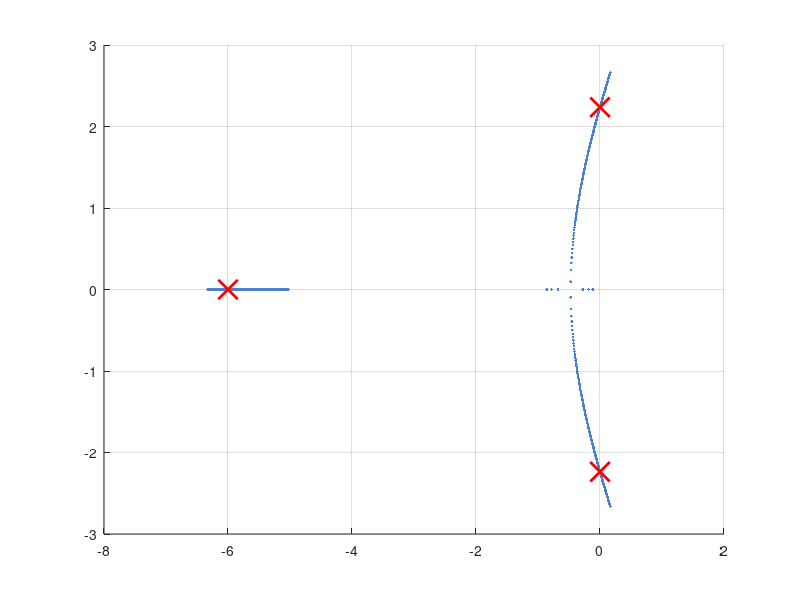

MATLAB code to generate this figure: (Note: this script raises an error after producing the figure.)
%% 5주차 과제 — 안정도와 정상상태 오차
% **제어시스템설계** · 충남대학교 자율운항시스템공학과
%
% 문제는 **세 개**입니다.
%
% - **1. 몸풀기** (쉬움 · 수업 중 10분 · 30점) — 임계이득 손으로 구하기
% - **2. 기본** (중간 · 40분 · 70점) — 시스템 타입과 오차 구하기
% - **3. 도전** (선택 · 가산점 10점) — 오차를 없애면 무엇을 잃는가
%
% **3번은 선택입니다.** 1번과 2번만 해도 만점입니다.

clc; close all;
s = tf('s');

%% 1. 몸풀기 — 얼마까지 이득을 키울 수 있나
% **강의노트 2-3절을 그대로 보면 됩니다.**
%
% 오늘의 구조입니다.

% ![폐루프 — 출력을 보고 고친다](loop_closed.png)
%
% **그림 파일** `loop_closed.png` — `common/dg_loop.m` 의 `dg_loop`
%   · 다시 만들려면 `make_figures('loop_closed')`

%% 1-1. 손으로 먼저
% 플랜트는 이것입니다.
%
% $$G(s) = \frac{1}{s(s+1)(s+5)}$$
%
% 비례이득 $K$ 로 루프를 닫으면 특성방정식은 이렇게 됩니다.
%
% $$s(s+1)(s+5) + K = s^3 + 6s^2 + 5s + K = 0$$
%
% 3차 다항식 $a_3 s^3 + a_2 s^2 + a_1 s + a_0$ 의 안정 조건은 두 줄입니다.
%
% - 계수가 전부 양수여야 한다
% - $a_2\,a_1 > a_3\,a_0$
%
% 할 일 — 위 조건에 값을 넣어 **임계이득**을 손으로 구하십시오.
%
% $$6 \times 5 > 1 \times K \qquad \Rightarrow \qquad K < \;?$$

%% 1-2. 숫자로 확인
% `TODO` 한 줄만 채우십시오.
%
% 쓸 명령
%
% - `roots(den)` — 다항식의 근. 하나라도 실수부가 $0$ 보다 크면 불안정

G1 = 1/(s*(s+1)*(s+5));

fprintf('\n     K     극점 중 가장 오른쪽 실수부   판정\n');
fprintf('  ------  --------------------------  --------\n');
for K = [10 20 29 30 31 40]
    den = [1 6 5 K];
    mx  = NaN;    % TODO : max(real(roots(den))) 을 계산하십시오
    if isnan(mx)
        fprintf('  %6.1f  (아직 안 채움)\n', K);
    else
        if mx < 0, v = '안정'; else, v = '불안정'; end
        fprintf('  %6.1f  %26.4f  %s\n', K, mx, v);
    end
end

%% 1-3. 그림으로 보기
% 코드는 다 되어 있습니다. 이득을 키우면 극점이 어디로 가는지 봅니다.

Ks = linspace(0.5, 45, 200);
figure; hold on; grid on;
for K = Ks
    r = roots([1 6 5 K]);
    plot(real(r), imag(r), '.', 'Color', [0.3 0.5 0.8], 'MarkerSize', 6);
end
r30 = roots([1 6 5 30]);
plot(real(r30), imag(r30), 'rx', 'MarkerSize', 14, 'LineWidth', 2);
xline(0, 'k-', 'LineWidth', 1.5);
xlabel('실수부'); ylabel('허수부');
title('이득을 키우면 극점이 오른쪽으로 넘어간다 (빨간 x = 임계)');

%% 1-4. 답할 것 (두 문장이면 됩니다)
% - 손으로 구한 임계이득과 표의 결과가 맞는가?
% - 극점이 허수축을 넘는 순간 응답은 어떻게 되겠는가?

%% 2. 기본 — 시스템 타입과 정상상태 오차
% **강의노트 4절부터 6절까지를 그대로 보면 됩니다.**
%
% **시스템 타입**이란 개루프 $L(s)$ 에 들어 있는 **적분기($1/s$)의 개수** 입니다.
%
% - 타입 0 : 적분기 없음
% - 타입 1 : 적분기 하나
% - 타입 2 : 적분기 둘
%
% 그리고 규칙은 이것 하나입니다.
%
% - **적분기 하나가 입력 한 단계를 감당한다**
% - 계단은 1 단계, 램프는 2 단계, 포물선은 3 단계
% - 감당하면 오차 $0$, 딱 맞으면 유한한 오차, 모자라면 오차 $\infty$

%% 2-1. 세 시스템의 타입 판정
% 아래 세 개루프의 타입을 **눈으로** 판정하십시오. 계산이 필요 없습니다.
%
% $$L_a(s) = \frac{5}{(s+1)(s+5)}, \qquad
%   L_b(s) = \frac{5}{s(s+5)}, \qquad
%   L_c(s) = \frac{5(s+1)}{s^2(s+5)}$$
%
% 분모에 $s$ 가 몇 개 있는지만 세면 됩니다.

La = 5/((s+1)*(s+5));
Lb = 5/(s*(s+5));
Lc = 5*(s+1)/(s^2*(s+5));

%% 2-2. 오차상수 구하기
% 오차상수의 정의는 이렇습니다.
%
% $$K_p = \lim_{s\to 0} L(s), \qquad
%   K_v = \lim_{s\to 0} sL(s), \qquad
%   K_a = \lim_{s\to 0} s^2 L(s)$$
%
% MATLAB 에서는 `dcgain` 으로 극한을 구할 수 있습니다.
%
% - $K_p$ 는 `dcgain(L)`
% - $K_v$ 는 `dcgain(s*L)`
% - $K_a$ 는 `dcgain(s^2*L)`
%
% `TODO` 세 줄을 채우십시오.

fprintf('\n  시스템   타입   Kp        Kv        Ka\n');
fprintf('  ------  ----  --------  --------  --------\n');
Ls = {'La', La; 'Lb', Lb; 'Lc', Lc};
for i = 1:3
    L = Ls{i,2};
    ty = sum(abs(pole(L)) < 1e-9);          % 원점 극점의 개수 = 타입
    Kp_ = NaN;    % TODO : dcgain(L)
    Kv_ = NaN;    % TODO : dcgain(s*L)
    Ka_ = NaN;    % TODO : dcgain(s^2*L)
    fprintf('  %-6s  %4d  %8.3f  %8.3f  %8.3f\n', Ls{i,1}, ty, Kp_, Kv_, Ka_);
end

%% 2-3. 계단 오차를 예측하고 확인하기
% 계단 입력에 대한 정상상태 오차는 이렇습니다.
%
% $$e_{ss} = \frac{1}{1 + K_p}$$
%
% 타입 1 이상이면 $K_p = \infty$ 이므로 오차가 $0$ 입니다.
%
% 아래 코드는 예측값과 실제 응답을 비교합니다. 실행만 하면 됩니다.

t2 = (0:0.02:20)';
figure; hold on; grid on;
fprintf('\n  시스템   예측 오차   실측 오차\n');
fprintf('  ------  ---------  ---------\n');
for i = 1:3
    L = Ls{i,2};
    T = feedback(L, 1);
    y = step(T, t2);
    ess_pred = 1/(1 + dcgain(L));
    fprintf('  %-6s  %9.4f  %9.4f\n', Ls{i,1}, ess_pred, 1 - y(end));
    plot(t2, y, 'LineWidth', 2, 'DisplayName', Ls{i,1});
end
yline(1, 'k--', 'HandleVisibility','off');
xlabel('시간 [s]'); ylabel('출력');
legend('Location','southeast');
title('타입이 높을수록 계단 오차가 사라진다');

%% 2-4. 답할 것 (세 문장이면 됩니다)
% - 세 시스템의 타입은 각각 얼마인가?
% - 계단 입력에서 오차가 남는 것은 어느 것인가? 왜인가?
% - $L_b$ 에 **램프 입력**을 넣으면 오차가 $0$ 이 되겠는가?
%   (계산하지 말고 위 규칙만으로 답하십시오)

%% 3. 도전 (선택) — 오차를 없애면 무엇을 잃는가
% **이 문제는 선택입니다. 안 해도 만점입니다.** 가산점 10점입니다.
%
% 1번의 플랜트에 적분기를 하나 붙여 타입을 올려 봅니다.
%
% $$G(s) = \frac{1}{s(s+1)(s+5)} \qquad \rightarrow \qquad
%   C(s)G(s) = \frac{K}{s} \cdot \frac{1}{s(s+1)(s+5)}$$
%
% 할 일
%
% - 새 특성방정식을 쓰고 **4차** 가 되는 것을 확인하라
% - $K$ 를 훑어 가며 `roots` 로 안정 한계를 구하라
% - 1번에서 구한 한계($K < 30$)와 비교하라
%
% 답할 것 (한 문장)
%
% - 적분기를 넣어 오차를 없앤 대신 무엇을 잃었는가?
%
% 이것이 5주차의 가장 중요한 교훈입니다.
% **오차를 없애는 일과 안정하게 만드는 일은 서로 반대 방향으로 당깁니다.**

% TODO : 여기에 코드를 작성하십시오

%% 채점 기준
% - **1. 몸풀기** 30점 — 손 계산과 표, 두 질문에 답했는가
% - **2. 기본** 70점 — 타입 판정, 오차상수, 세 질문에 답했는가
% - **3. 도전** 가산점 10점
%
% 감점 사항 (세 가지뿐입니다)
%
% - 축 이름이나 범례가 없는 그림
% - 손 계산 없이 답만 적은 경우
% - 코드가 오류로 멈추는 경우
